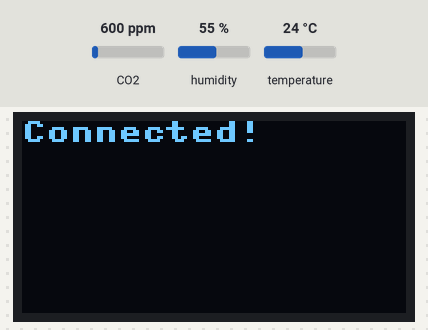
The program below on a simulated Raspberry Pi Pico running MicroPython. On the bench: 128×64 one-colour display. Inputs (shaded band) come from the test bench; at power-on: CO2 600 ppm, humidity 55 %, temperature 24 °C. WiFi joins after 1.5 s; values from a settings file that is not in the repository are placeholders; web requests get an empty 200 reply after 0.4 s; library files of the repository ran but are not shown: ssd1306.py; what the program prints to the serial console is not drawn.

Above: at 3.8 s.
3.9 s: CO2 set to 452 ppm
At 13.8 s:
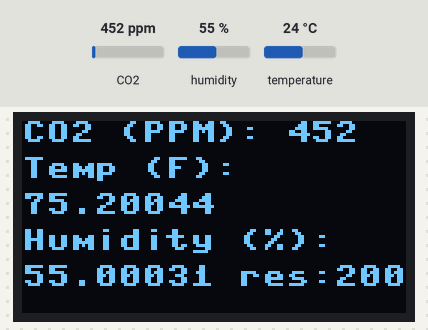
18.9 s: humidity set to 22 %
At 24.0 s:
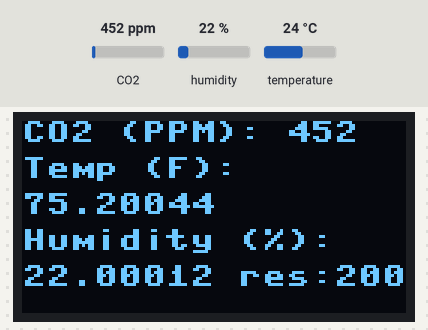
33.9 s: temperature set to 12 °C
At 45.5 s:
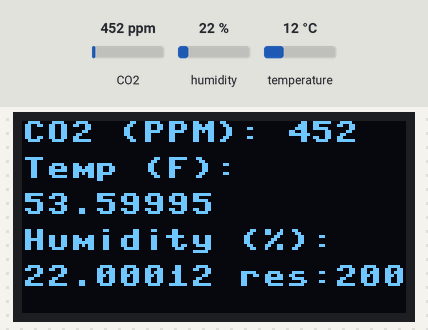
48.9 s: CO2 set to 1050 ppm
At 55.7 s:
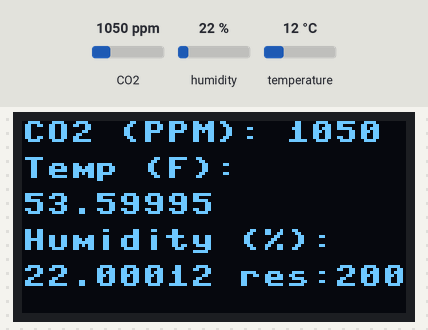
Timing chart, 0 to 57.2 s (numbered marks = the images above; inputs shaded):
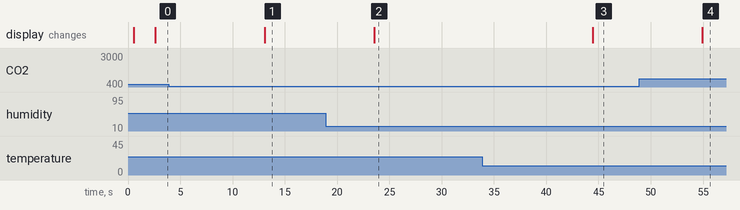

The program:

scd4x-ssd1306-google-sheet.py
```python
from machine import Pin, I2C
import time
import ssd1306
import scd4x
import urequests as requests
import secrets
import network

apiHost = secrets.apiHost
ssidPrimary = secrets.ssid
passwordPrimary = secrets.password

i2c = I2C(0,sda=Pin(0), scl=Pin(1))
display = ssd1306.SSD1306_I2C(128, 64, i2c)
sensor = scd4x.SCD4X(i2c)
wlan = network.WLAN(network.STA_IF)

def printToScreenRaw(content, centered = False):
    display.fill(0)
    split = content.split('\n')
    lineCounter = 0
    for line in split:
        display.text(f'{line : ^16}' if centered else line, 0, lineCounter * 12, 1)
        lineCounter += 1

    display.show()

def printToScreenBreakLines(content, centered = False):
    display.fill(0)
    splitOnNewlines = content.split('\n')
    # print(splitOnNewlines)
    lineCounter = 0
    for line in splitOnNewlines:
        currentLine = ''
        lineLengthCounter = 0
        split = line.split()
        for word in split:
            wordSpace = f'{word} '
            lineLengthCounter += len(wordSpace)
            if (lineLengthCounter > 16):
                display.text(f'{currentLine : ^16}' if centered else currentLine, 0, lineCounter * 12, 1)
                lineCounter += 1
                currentLine = wordSpace
                lineLengthCounter = len(wordSpace)
            else:
                currentLine += wordSpace
        display.text(f'{currentLine : ^16}' if centered else currentLine, 0, lineCounter * 12, 1)
        lineCounter += 1

    display.show()

def connectToNetwork():
    wlan.active(True)
    wlan.config(pm = 0xa11140)  # Disable power-save mode
    wlan.connect(ssidPrimary, passwordPrimary)

    max_wait = 10
    while max_wait > 0:
        if wlan.status() < 0 or wlan.status() >= 3:
            break
        printToScreenBreakLines(f'Connecting to:\n{ssidPrimary}...')
        max_wait -= 1
        time.sleep(1)

    if wlan.status() != 3:
        printToScreenBreakLines('Network connection failed, are you within range of wifi?')
        time.sleep(2)
        # raise RuntimeError('network connection failed')
    else:
        printToScreenBreakLines('Connected!')
        status = wlan.ifconfig()
        print('ip = ' + status[0])

connectToNetwork()
sensor.start_periodic_measurement()
while True:
    time.sleep(10)
    try:
        co2 = sensor.co2
        temp = float(sensor.temperature) * 9 / 5 + 32
        humidity = sensor.relative_humidity
        res = requests.get(f'{apiHost}?temp={temp}&humidity={humidity}&co2={co2}')
        printToScreenRaw(f'CO2 (PPM): {co2}\nTemp (F):\n{temp}\nHumidity (%):\n{humidity} res:{res.status_code}')
        res.close()
    except Exception as err:
        print(err)
```

scd4x.py
```python
import time
from micropython import const

class SCD4X:
    """
    Based on https://github.com/adafruit/Adafruit_CircuitPython_SCD4X
    Copyright (c) 2021 ladyada for Adafruit Industries
    MIT License
    """

    DEFAULT_ADDRESS = 0x62
    DATA_READY = const(0xE4B8)
    STOP_PERIODIC_MEASUREMENT = const(0x3F86)
    START_PERIODIC_MEASUREMENT = const(0x21B1)
    READ_MEASUREMENT = const(0xEC05)

    def __init__(self, i2c_bus, address=DEFAULT_ADDRESS):
        self.i2c = i2c_bus
        self.address = address
        self._buffer = bytearray(18)
        self._cmd = bytearray(2)
        self._crc_buffer = bytearray(2)

        # cached readings
        self._temperature = None
        self._relative_humidity = None
        self._co2 = None

        self.stop_periodic_measurement()

    @property
    def co2(self):
        """Returns the CO2 concentration in PPM (parts per million)
        .. note::
            Between measurements, the most recent reading will be cached and returned.
        """
        if self.data_ready:
            self._read_data()
        return self._co2

    @property
    def temperature(self):
        """Returns the current temperature in degrees Celsius
        .. note::
            Between measurements, the most recent reading will be cached and returned.
        """
        if self.data_ready:
            self._read_data()
        return self._temperature

    @property
    def relative_humidity(self):
        """Returns the current relative humidity in %rH.
        .. note::
            Between measurements, the most recent reading will be cached and returned.
        """
        if self.data_ready:
            self._read_data()
        return self._relative_humidity

    def _read_data(self):
        """Reads the temp/hum/co2 from the sensor and caches it"""
        self._send_command(self.READ_MEASUREMENT, cmd_delay=0.001)
        self._read_reply(self._buffer, 9)
        self._co2 = (self._buffer[0] << 8) | self._buffer[1]
        temp = (self._buffer[3] << 8) | self._buffer[4]
        self._temperature = -45 + 175 * (temp / 2 ** 16)
        humi = (self._buffer[6] << 8) | self._buffer[7]
        self._relative_humidity = 100 * (humi / 2 ** 16)

    @property
    def data_ready(self):
        """Check the sensor to see if new data is available"""
        self._send_command(self.DATA_READY, cmd_delay=0.01)
        self._read_reply(self._buffer, 3)
        return not ((self._buffer[0] & 0x03 == 0) and (self._buffer[1] == 0))

    def stop_periodic_measurement(self):
        """Stop measurement mode"""
        self._send_command(self.STOP_PERIODIC_MEASUREMENT, cmd_delay=0.5)

    def start_periodic_measurement(self):
        """Put sensor into working mode, about 5s per measurement"""
        self._send_command(self.START_PERIODIC_MEASUREMENT, cmd_delay=0.01)

    def _send_command(self, cmd, cmd_delay=0.0):
        self._cmd[0] = (cmd >> 8) & 0xFF
        self._cmd[1] = cmd & 0xFF
        self.i2c.writeto(self.address, self._cmd)
        time.sleep(cmd_delay)

    def _read_reply(self, buff, num):
        self.i2c.readfrom_into(self.address, buff, num)
        self._check_buffer_crc(self._buffer[0:num])

    def _check_buffer_crc(self, buf):
        for i in range(0, len(buf), 3):
            self._crc_buffer[0] = buf[i]
            self._crc_buffer[1] = buf[i + 1]
            if self._crc8(self._crc_buffer) != buf[i + 2]:
                raise RuntimeError("CRC check failed while reading data")
        return True

    @staticmethod
    def _crc8(buffer):
        crc = 0xFF
        for byte in buffer:
            crc ^= byte
            for _ in range(8):
                if crc & 0x80:
                    crc = (crc << 1) ^ 0x31
                else:
                    crc = crc << 1
        return crc & 0xFF  # return the bottom 8 bits
```

Measured:
- after the input at 3.9 s, the display: changes after 9.2 s (image 1)
- after the input at 18.9 s, the display: changes after 4.6 s (image 2)
- after the input at 33.9 s, the display: changes after 10.6 s (image 3)
- after the input at 48.9 s, the display: changes after 6.0 s (image 4)
